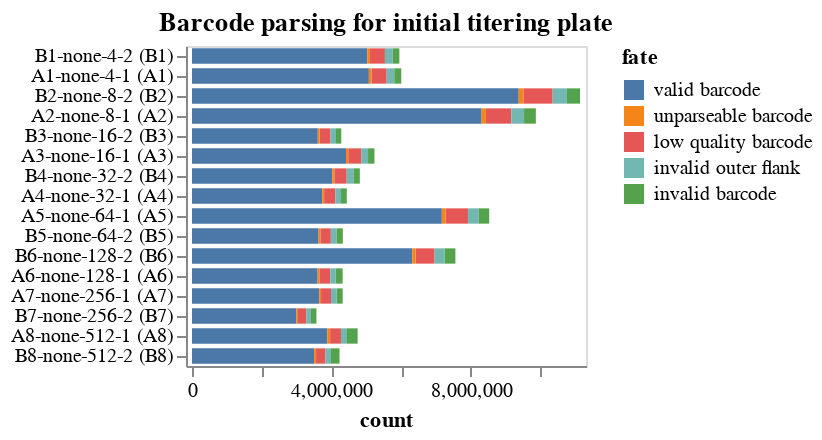

The notebook cell this image was saved under:
### Markdown cell above
## Statistics on barcode-parsing for each sample
Make interactive chart of the "fates" of the sequencing reads parsed for each sample on the plate.

If most sequencing reads are not "valid barcodes", this could potentially indicate some problem in the sequencing or barcode set you are parsing.

Potential fates are:
 - *valid barcode*: barcode that matches a known virus or neutralization standard, we hope most reads are this.
 - *invalid barcode*: a barcode with proper flanking sequences, but does not match a known virus or neutralization standard. If you  have a lot of reads of this type, it is probably a good idea to look at the invalid barcode CSVs (in the `./results/barcode_invalid/` subdirectory created by the pipeline) to see what these invalid barcodes are.
 - *unparseable barcode*: could not parse a barcode from this read as there was not a sequence of the correct length with the appropriate flanking sequence.
 - *low quality barcode*: low-quality or `N` nucleotides in barcode, could indicate problem with sequencing.
 - *failed chastity filter*: reads that failed the Illumina chastity filter, if these are reported in the FASTQ (they may not be).

Also, if the number of reads per sample is very uneven, that could indicate that you did not do a good job of balancing the different samples in the Illumina sequencing.

### Code cell
fates = (
    pd.concat([pd.read_csv(f).assign(well=f.strip(platedir).strip('_fates.csv')) for f, s in zip(fate_csvs, samples)])
    .merge(samples_df, validate="many_to_one", on="well")
    .assign(
        fate_counts=lambda x: x.groupby("fate")["count"].transform("sum"),
        sample_well=lambda x: x["sample"] + " (" + x["well"] + ")",
    )
    .query("fate_counts > 0")[  # only keep fates with at least one count
        ["fate", "count", "well", "sample_well", "dilution_factor"]
    ]
)

assert len(fates) == len(fates.drop_duplicates())


sample_wells = list(
    fates.sort_values(["dilution_factor"])["sample_well"]
)



fates_chart = (
    alt.Chart(fates)
    .encode(
        alt.X("count", scale=alt.Scale(nice=False, padding=3)),
        alt.Y(
            "sample_well",
            title=None,
            sort=sample_wells,
        ),
        alt.Color("fate", sort=sorted(fates["fate"].unique(), reverse=True)),
        alt.Order("fate", sort="descending"),
        tooltip=fates.columns.tolist(),
    )
    .mark_bar(height={"band": 0.85})
    .properties(
        height=alt.Step(10),
        width=200,
        title=f"Barcode parsing for initial titering plate",
    )
    .configure_axis(grid=False)
)

fates_chart

### Figure 1 — Vega-Lite specification as saved in the notebook (floating-point values rounded to 4 significant figures)
{"config": {"view": {"continuousWidth": 300, "continuousHeight": 300}, "axis": {"grid": false}}, "data": {"name": "data-b6a25ee695cc15ed9d675b010d5c587a"}, "mark": {"type": "bar", "height": {"band": 0.85}}, "encoding": {"color": {"field": "fate", "sort": ["valid barcode", "unparseable barcode", "low quality barcode", "invalid outer flank", "invalid barcode"], "type": "nominal"}, "order": {"field": "fate", "sort": "descending", "type": "nominal"}, "tooltip": [{"field": "fate", "type": "nominal"}, {"field": "count", "type": "quantitative"}, {"field": "well", "type": "nominal"}, {"field": "sample_well", "type": "nominal"}, {"field": "dilution_factor", "type": "quantitative"}], "x": {"field": "count", "scale": {"nice": false, "padding": 3}, "type": "quantitative"}, "y": {"field": "sample_well", "sort": ["B1-none-4-2 (B1)", "B1-none-4-2 (B1)", "B1-none-4-2 (B1)", "B1-none-4-2 (B1)", "B1-none-4-2 (B1)", "A1-none-4-1 (A1)", "A1-none-4-1 (A1)", "A1-none-4-1 (A1)", "A1-none-4-1 (A1)", "A1-none-4-1 (A1)", "B2-none-8-2 (B2)", "B2-none-8-2 (B2)", "B2-none-8-2 (B2)", "B2-none-8-2 (B2)", "A2-none-8-1 (A2)", "B2-none-8-2 (B2)", "A2-none-8-1 (A2)", "A2-none-8-1 (A2)", "A2-none-8-1 (A2)", "A2-none-8-1 (A2)", "B3-none-16-2 (B3)", "B3-none-16-2 (B3)", "A3-none-16-1 (A3)", "A3-none-16-1 (A3)", "A3-none-16-1 (A3)", "A3-none-16-1 (A3)", "B3-none-16-2 (B3)", "B3-none-16-2 (B3)", "B3-none-16-2 (B3)", "A3-none-16-1 (A3)", "B4-none-32-2 (B4)", "A4-none-32-1 (A4)", "A4-none-32-1 (A4)", "A4-none-32-1 (A4)", "B4-none-32-2 (B4)", "A4-none-32-1 (A4)", "A4-none-32-1 (A4)", "B4-none-32-2 (B4)", "B4-none-32-2 (B4)", "B4-none-32-2 (B4)", "A5-none-64-1 (A5)", "B5-none-64-2 (B5)", "A5-none-64-1 (A5)", "A5-none-64-1 (A5)", "B5-none-64-2 (B5)", "B5-none-64-2 (B5)", "B5-none-64-2 (B5)", "B5-none-64-2 (B5)", "A5-none-64-1 (A5)", "A5-none-64-1 (A5)", "B6-none-128-2 (B6)", "B6-none-128-2 (B6)", "B6-none-128-2 (B6)", "B6-none-128-2 (B6)", "B6-none-128-2 (B6)", "A6-none-128-1 (A6)", "A6-none-128-1 (A6)", "A6-none-128-1 (A6)", "A6-none-128-1 (A6)", "A6-none-128-1 (A6)", "A7-none-256-1 (A7)", "A7-none-256-1 (A7)", "A7-none-256-1 (A7)", "A7-none-256-1 (A7)", "B7-none-256-2 (B7)", "B7-none-256-2 (B7)", "A7-none-256-1 (A7)", "B7-none-256-2 (B7)", "B7-none-256-2 (B7)", "B7-none-256-2 (B7)", "A8-none-512-1 (A8)", "A8-none-512-1 (A8)", "B8-none-512-2 (B8)", "B8-none-512-2 (B8)", "A8-none-512-1 (A8)", "A8-none-512-1 (A8)", "A8-none-512-1 (A8)", "B8-none-512-2 (B8)", "B8-none-512-2 (B8)", "B8-none-512-2 (B8)"], "title": null, "type": "nominal"}}, "height": {"step": 10}, "title": "Barcode parsing for initial titering plate", "width": 200, "$schema": "https://vega.github.io/schema/vega-lite/v5.16.3.json", "datasets": {"data-b6a25ee695cc15ed9d675b010d5c587a": [{"fate": "valid barcode", "count": 5029996, "well": "B1", "sample_well": "B1-none-4-2 (B1)", "dilution_factor": 4}, {"fate": "low quality barcode", "count": 429095, "well": "B1", "sample_well": "B1-none-4-2 (B1)", "dilution_factor": 4}, {"fate": "invalid outer flank", "count": 220289, "well": "B1", "sample_well": "B1-none-4-2 (B1)", "dilution_factor": 4}, {"fate": "invalid barcode", "count": 194331, "well": "B1", "sample_well": "B1-none-4-2 (B1)", "dilution_factor": 4}, {"fate": "unparseable barcode", "count": 76282, "well": "B1", "sample_well": "B1-none-4-2 (B1)", "dilution_factor": 4}, {"fate": "valid barcode", "count": 3632046, "well": "B5", "sample_well": "B5-none-64-2 (B5)", "dilution_factor": 64}, {"fate": "low quality barcode", "count": 301068, "well": "B5", "sample_well": "B5-none-64-2 (B5)", "dilution_factor": 64}, {"fate": "invalid barcode", "count": 185418, "well": "B5", "sample_well": "B5-none-64-2 (B5)", "dilution_factor": 64}, {"fate": "invalid outer flank", "count": 158959, "well": "B5", "sample_well": "B5-none-64-2 (B5)", "dilution_factor": 64}, {"fate": "unparseable barcode", "count": 50378, "well": "B5", "sample_well": "B5-none-64-2 (B5)", "dilution_factor": 64}, {"fate": "valid barcode", "count": 4025727, "well": "B4", "sample_well": "B4-none-32-2 (B4)", "dilution_factor": 32}, {"fate": "low quality barcode", "count": 350750, "well": "B4", "sample_well": "B4-none-32-2 (B4)", "dilution_factor": 32}, {"fate": "invalid outer flank", "count": 203538, "well": "B4", "sample_well": "B4-none-32-2 (B4)", "dilution_factor": 32}, {"fate": "invalid barcode", "count": 172597, "well": "B4", "sample_well": "B4-none-32-2 (B4)", "dilution_factor": 32}, {"fate": "unparseable barcode", "count": 61832, "well": "B4", "sample_well": "B4-none-32-2 (B4)", "dilution_factor": 32}, {"fate": "valid barcode", "count": 3735733, "well": "A4", "sample_well": "A4-none-32-1 (A4)", "dilution_factor": 32}, {"fate": "low quality barcode", "count": 321128, "well": "A4", "sample_well": "A4-none-32-1 (A4)", "dilution_factor": 32}, {"fate": "invalid outer flank", "count": 164021, "well": "A4", "sample_well": "A4-none-32-1 (A4)", "dilution_factor": 32}, {"fate": "invalid barcode", "count": 163919, "well": "A4", "sample_well": "A4-none-32-1 (A4)", "dilution_factor": 32}, {"fate": "unparseable barcode", "count": 55169, "well": "A4", "sample_well": "A4-none-32-1 (A4)", "dilution_factor": 32}, {"fate": "valid barcode", "count": 3502194, "well": "B8", "sample_well": "B8-none-512-2 (B8)", "dilution_factor": 512}, {"fate": "low quality barcode", "count": 269751, "well": "B8", "sample_well": "B8-none-512-2 (B8)", "dilution_factor": 512}, {"fate": "invalid barcode", "count": 245315, "well": "B8", "sample_well": "B8-none-512-2 (B8)", "dilution_factor": 512}, {"fate": "invalid outer flank", "count": 158063, "well": "B8", "sample_well": "B8-none-512-2 (B8)", "dilution_factor": 512}, {"fate": "unparseable barcode", "count": 57128, "well": "B8", "sample_well": "B8-none-512-2 (B8)", "dilution_factor": 512}, {"fate": "valid barcode", "count": 3650240, "well": "A7", "sample_well": "A7-none-256-1 (A7)", "dilution_factor": 256}, {"fate": "low quality barcode", "count": 286557, "well": "A7", "sample_well": "A7-none-256-1 (A7)", "dilution_factor": 256}, {"fate": "invalid barcode", "count": 177523, "well": "A7", "sample_well": "A7-none-256-1 (A7)", "dilution_factor": 256}, {"fate": "invalid outer flank", "count": 157650, "well": "A7", "sample_well": "A7-none-256-1 (A7)", "dilution_factor": 256}, {"fate": "unparseable barcode", "count": 51980, "well": "A7", "sample_well": "A7-none-256-1 (A7)", "dilution_factor": 256}, {"fate": "valid barcode", "count": 7168231, "well": "A5", "sample_well": "A5-none-64-1 (A5)", "dilution_factor": 64}, {"fate": "low quality barcode", "count": 640616, "well": "A5", "sample_well": "A5-none-64-1 (A5)", "dilution_factor": 64}, {"fate": "invalid outer flank", "count": 311540, "well": "A5", "sample_well": "A5-none-64-1 (A5)", "dilution_factor": 64}, {"fate": "invalid barcode", "count": 299384, "well": "A5", "sample_well": "A5-none-64-1 (A5)", "dilution_factor": 64}, {"fate": "unparseable barcode", "count": 108356, "well": "A5", "sample_well": "A5-none-64-1 (A5)", "dilution_factor": 64}, {"fate": "valid barcode", "count": 3604418, "well": "A6", "sample_well": "A6-none-128-1 (A6)", "dilution_factor": 128}, {"fate": "low quality barcode", "count": 314187, "well": "A6", "sample_well": "A6-none-128-1 (A6)", "dilution_factor": 128}, {"fate": "invalid barcode", "count": 197067, "well": "A6", "sample_well": "A6-none-128-1 (A6)", "dilution_factor": 128}, {"fate": "invalid outer flank", "count": 157244, "well": "A6", "sample_well": "A6-none-128-1 (A6)", "dilution_factor": 128}, {"fate": "unparseable barcode", "count": 49913, "well": "A6", "sample_well": "A6-none-128-1 (A6)", "dilution_factor": 128}, {"fate": "valid barcode", "count": 3884403, "well": "A8", "sample_well": "A8-none-512-1 (A8)", "dilution_factor": 512}, {"fate": "low quality barcode", "count": 311200, "well": "A8", "sample_well": "A8-none-512-1 (A8)", "dilution_factor": 512}, {"fate": "invalid barcode", "count": 305284, "well": "A8", "sample_well": "A8-none-512-1 (A8)", "dilution_factor": 512}, {"fate": "invalid outer flank", "count": 172697, "well": "A8", "sample_well": "A8-none-512-1 (A8)", "dilution_factor": 512}, {"fate": "unparseable barcode", "count": 78526, "well": "A8", "sample_well": "A8-none-512-1 (A8)", "dilution_factor": 512}, {"fate": "valid barcode", "count": 2998964, "well": "B7", "sample_well": "B7-none-256-2 (B7)", "dilution_factor": 256}, {"fate": "low quality barcode", "count": 237571, "well": "B7", "sample_well": "B7-none-256-2 (B7)", "dilution_factor": 256}, {"fate": "invalid barcode", "count": 157105, "well": "B7", "sample_well": "B7-none-256-2 (B7)", "dilution_factor": 256}, {"fate": "invalid outer flank", "count": 134548, "well": "B7", "sample_well": "B7-none-256-2 (B7)", "dilution_factor": 256}, {"fate": "unparseable barcode", "count": 41909, "well": "B7", "sample_well": "B7-none-256-2 (B7)", "dilution_factor": 256}, {"fate": "valid barcode", "count": 3609243, "well": "B3", "sample_well": "B3-none-16-2 (B3)", "dilution_factor": 16}, {"fate": "low quality barcode", "count": 308156, "well": "B3", "sample_well": "B3-none-16-2 (B3)", "dilution_factor": 16}, {"fate": "invalid outer flank", "count": 160270, "well": "B3", "sample_well": "B3-none-16-2 (B3)", "dilution_factor": 16}, {"fate": "invalid barcode", "count": 152053, "well": "B3", "sample_well": "B3-none-16-2 (B3)", "dilution_factor": 16}, {"fate": "unparseable barcode", "count": 52964, "well": "B3", "sample_well": "B3-none-16-2 (B3)", "dilution_factor": 16}, {"fate": "valid barcode", "count": 5074492, "well": "A1", "sample_well": "A1-none-4-1 (A1)", "dilution_factor": 4}, {"fate": "low quality barcode", "count": 436558, "well": "A1", "sample_well": "A1-none-4-1 (A1)", "dilution_factor": 4}, {"fate": "invalid outer flank", "count": 218671, "well": "A1", "sample_well": "A1-none-4-1 (A1)", "dilution_factor": 4}, {"fate": "invalid barcode", "count": 200017, "well": "A1", "sample_well": "A1-none-4-1 (A1)", "dilution_factor": 4}, {"fate": "unparseable barcode", "count": 74499, "well": "A1", "sample_well": "A1-none-4-1 (A1)", "dilution_factor": 4}, {"fate": "valid barcode", "count": 9373690, "well": "B2", "sample_well": "B2-none-8-2 (B2)", "dilution_factor": 8}, {"fate": "low quality barcode", "count": 839427, "well": "B2", "sample_well": "B2-none-8-2 (B2)", "dilution_factor": 8}, {"fate": "invalid outer flank", "count": 408555, "well": "B2", "sample_well": "B2-none-8-2 (B2)", "dilution_factor": 8}, {"fate": "invalid barcode", "count": 376539, "well": "B2", "sample_well": "B2-none-8-2 (B2)", "dilution_factor": 8}, {"fate": "unparseable barcode", "count": 134078, "well": "B2", "sample_well": "B2-none-8-2 (B2)", "dilution_factor": 8}, {"fate": "valid barcode", "count": 4418388, "well": "A3", "sample_well": "A3-none-16-1 (A3)", "dilution_factor": 16}, {"fate": "low quality barcode", "count": 374457, "well": "A3", "sample_well": "A3-none-16-1 (A3)", "dilution_factor": 16}, {"fate": "invalid outer flank", "count": 193644, "well": "A3", "sample_well": "A3-none-16-1 (A3)", "dilution_factor": 16}, {"fate": "invalid barcode", "count": 183950, "well": "A3", "sample_well": "A3-none-16-1 (A3)", "dilution_factor": 16}, {"fate": "unparseable barcode", "count": 64718, "well": "A3", "sample_well": "A3-none-16-1 (A3)", "dilution_factor": 16}, {"fate": "valid barcode", "count": 6319550, "well": "B6", "sample_well": "B6-none-128-2 (B6)", "dilution_factor": 128}, {"fate": "low quality barcode", "count": 539957, "well": "B6", "sample_well": "B6-none-128-2 (B6)", "dilution_factor": 128}, {"fate": "invalid barcode", "count": 315507, "well": "B6", "sample_well": "B6-none-128-2 (B6)", "dilution_factor": 128}, {"fate": "invalid outer flank", "count": 283446, "well": "B6", "sample_well": "B6-none-128-2 (B6)", "dilution_factor": 128}, {"fate": "unparseable barcode", "count": 99077, "well": "B6", "sample_well": "B6-none-128-2 (B6)", "dilution_factor": 128}, {"fate": "valid barcode", "count": 8309144, "well": "A2", "sample_well": "A2-none-8-1 (A2)", "dilution_factor": 8}, {"fate": "low quality barcode", "count": 728303, "well": "A2", "sample_well": "A2-none-8-1 (A2)", "dilution_factor": 8}, {"fate": "invalid outer flank", "count": 365709, "well": "A2", "sample_well": "A2-none-8-1 (A2)", "dilution_factor": 8}, {"fate": "invalid barcode", "count": 337972, "well": "A2", "sample_well": "A2-none-8-1 (A2)", "dilution_factor": 8}, {"fate": "unparseable barcode", "count": 124126, "well": "A2", "sample_well": "A2-none-8-1 (A2)", "dilution_factor": 8}]}}
